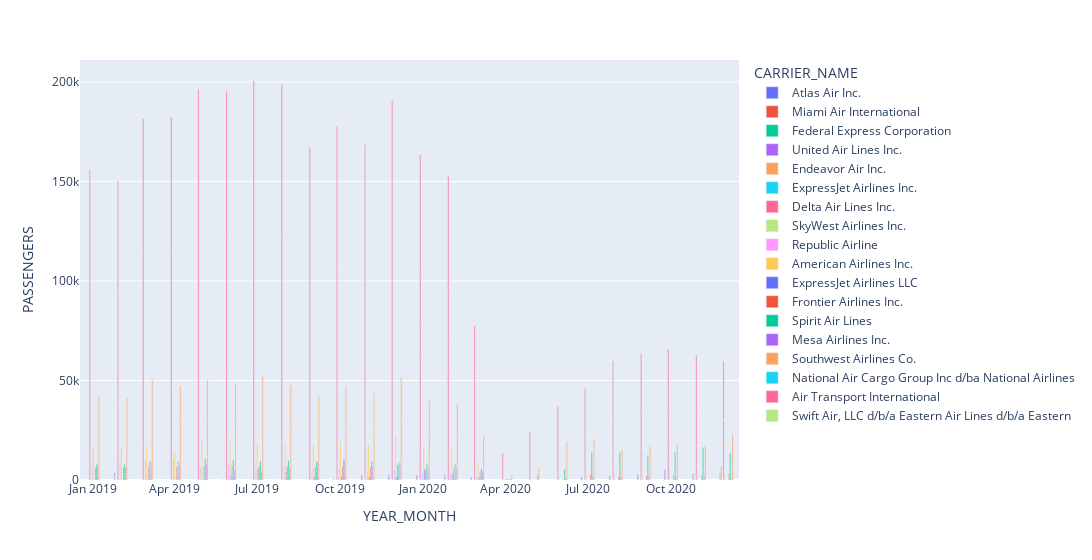

The notebook cell this image was saved under:
### Code cell
# Change the default stacking
import plotly.express as px
fig = px.bar(combine_Data, x="YEAR_MONTH", y="PASSENGERS",
             color='CARRIER_NAME', barmode='group', width= 1100)
fig.show()

### Figure 1 — Plotly figure (JSON) as saved in the notebook; plotly's stock layout.template omitted (floating-point values rounded to 4 significant figures)
{"data": [{"alignmentgroup": "True", "hovertemplate": "CARRIER_NAME=Atlas Air Inc.<br>YEAR_MONTH=%{x}<br>PASSENGERS=%{y}<extra></extra>", "legendgroup": "Atlas Air Inc.", "marker": {"color": "#636efa"}, "name": "Atlas Air Inc.", "offsetgroup": "Atlas Air Inc.", "orientation": "v", "showlegend": true, "textposition": "auto", "type": "bar", "x": ["2019-11-01T00:00:00"], "xaxis": "x", "y": [0], "yaxis": "y"}, {"alignmentgroup": "True", "hovertemplate": "CARRIER_NAME=Miami Air International<br>YEAR_MONTH=%{x}<br>PASSENGERS=%{y}<extra></extra>", "legendgroup": "Miami Air International", "marker": {"color": "#EF553B"}, "name": "Miami Air International", "offsetgroup": "Miami Air International", "orientation": "v", "showlegend": true, "textposition": "auto", "type": "bar", "x": ["2019-12-01T00:00:00", "2019-11-01T00:00:00"], "xaxis": "x", "y": [0, 0], "yaxis": "y"}, {"alignmentgroup": "True", "hovertemplate": "CARRIER_NAME=Federal Express Corporation<br>YEAR_MONTH=%{x}<br>PASSENGERS=%{y}<extra></extra>", "legendgroup": "Federal Express Corporation", "marker": {"color": "#00cc96"}, "name": "Federal Express Corporation", "offsetgroup": "Federal Express Corporation", "orientation": "v", "showlegend": true, "textposition": "auto", "type": "bar", "x": ["2019-04-01T00:00:00", "2019-11-01T00:00:00", "2019-12-01T00:00:00", "2019-09-01T00:00:00", "2019-05-01T00:00:00"], "xaxis": "x", "y": [0, 0, 0, 0, 0], "yaxis": "y"}, {"alignmentgroup": "True", "hovertemplate": "CARRIER_NAME=United Air Lines Inc.<br>YEAR_MONTH=%{x}<br>PASSENGERS=%{y}<extra></extra>", "legendgroup": "United Air Lines Inc.", "marker": {"color": "#ab63fa"}, "name": "United Air Lines Inc.", "offsetgroup": "United Air Lines Inc.", "orientation": "v", "showlegend": true, "textposition": "auto", "type": "bar", "x": ["2019-07-01T00:00:00", "2019-01-01T00:00:00", "2019-09-01T00:00:00", "2019-03-01T00:00:00", "2019-10-01T00:00:00", "2019-11-01T00:00:00", "2019-08-01T00:00:00", "2019-06-01T00:00:00", "2019-01-01T00:00:00", "2019-10-01T00:00:00", "2019-02-01T00:00:00", "2019-02-01T00:00:00", "2019-02-01T00:00:00", "2019-11-01T00:00:00", "2019-12-01T00:00:00", "2020-01-01T00:00:00", "2020-06-01T00:00:00", "2020-03-01T00:00:00", "2020-07-01T00:00:00", "2020-08-01T00:00:00", "2020-01-01T00:00:00", "2020-02-01T00:00:00", "2020-09-01T00:00:00", "2020-11-01T00:00:00", "2020-12-01T00:00:00", "2020-10-01T00:00:00"], "xaxis": "x", "y": [0, 0, 0, 4, 10, 47, 115, 121, 142, 493, 817, 1108, 1592, 2600, 2719, 3, 92, 1441, 1551, 2076, 2499, 2591, 2982, 3244, 3467, 5328], "yaxis": "y"}, {"alignmentgroup": "True", "hovertemplate": "CARRIER_NAME=Endeavor Air Inc.<br>YEAR_MONTH=%{x}<br>PASSENGERS=%{y}<extra></extra>", "legendgroup": "Endeavor Air Inc.", "marker": {"color": "#FFA15A"}, "name": "Endeavor Air Inc.", "offsetgroup": "Endeavor Air Inc.", "orientation": "v", "showlegend": true, "textposition": "auto", "type": "bar", "x": ["2019-06-01T00:00:00", "2020-11-01T00:00:00", "2020-12-01T00:00:00"], "xaxis": "x", "y": [10, 933, 7074], "yaxis": "y"}, {"alignmentgroup": "True", "hovertemplate": "CARRIER_NAME=ExpressJet Airlines Inc.<br>YEAR_MONTH=%{x}<br>PASSENGERS=%{y}<extra></extra>", "legendgroup": "ExpressJet Airlines Inc.", "marker": {"color": "#19d3f3"}, "name": "ExpressJet Airlines Inc.", "offsetgroup": "ExpressJet Airlines Inc.", "orientation": "v", "showlegend": true, "textposition": "auto", "type": "bar", "x": ["2019-02-01T00:00:00", "2019-01-01T00:00:00"], "xaxis": "x", "y": [45, 113], "yaxis": "y"}, {"alignmentgroup": "True", "hovertemplate": "CARRIER_NAME=Delta Air Lines Inc.<br>YEAR_MONTH=%{x}<br>PASSENGERS=%{y}<extra></extra>", "legendgroup": "Delta Air Lines Inc.", "marker": {"color": "#FF6692"}, "name": "Delta Air Lines Inc.", "offsetgroup": "Delta Air Lines Inc.", "orientation": "v", "showlegend": true, "textposition": "auto", "type": "bar", "x": ["2019-01-01T00:00:00", "2019-02-01T00:00:00", "2019-02-01T00:00:00", "2019-10-01T00:00:00", "2019-02-01T00:00:00", "2019-01-01T00:00:00", "2019-09-01T00:00:00", "2019-03-01T00:00:00", "2019-11-01T00:00:00", "2019-04-01T00:00:00", "2019-10-01T00:00:00", "2019-12-01T00:00:00", "2019-08-01T00:00:00", "2019-07-01T00:00:00", "2019-05-01T00:00:00", "2019-06-01T00:00:00", "2019-02-01T00:00:00", "2019-01-01T00:00:00", "2019-09-01T00:00:00", "2019-11-01T00:00:00", "2019-12-01T00:00:00", "2019-10-01T00:00:00", "2019-03-01T00:00:00", "2019-04-01T00:00:00", "2019-05-01T00:00:00", "2019-06-01T00:00:00", "2019-08-01T00:00:00", "2019-07-01T00:00:00", "2019-02-01T00:00:00", "2019-02-01T00:00:00", "2019-01-01T00:00:00", "2019-02-01T00:00:00", "2019-03-01T00:00:00", "2019-04-01T00:00:00", "2019-05-01T00:00:00", "2019-06-01T00:00:00", "2019-07-01T00:00:00", "2019-08-01T00:00:00", "2019-11-01T00:00:00", "2019-09-01T00:00:00", "2019-03-01T00:00:00", "2019-04-01T00:00:00", "2019-09-01T00:00:00", "2019-10-01T00:00:00", "2019-10-01T00:00:00", "2019-11-01T00:00:00", "2019-07-01T00:00:00", "2019-06-01T00:00:00", "2019-05-01T00:00:00", "2019-08-01T00:00:00", "2019-12-01T00:00:00", "2019-12-01T00:00:00", "2020-01-01T00:00:00", "2020-10-01T00:00:00", "2020-02-01T00:00:00", "2020-04-01T00:00:00", "2020-12-01T00:00:00", "2020-04-01T00:00:00", "2020-05-01T00:00:00", "2020-06-01T00:00:00", "2020-05-01T00:00:00", "2020-07-01T00:00:00", "2020-04-01T00:00:00", "2020-06-01T00:00:00", "2020-07-01T00:00:00", "2020-08-01T00:00:00", "2020-05-01T00:00:00", "2020-03-01T00:00:00", "2020-09-01T00:00:00", "2020-11-01T00:00:00", "2020-08-01T00:00:00", "2020-03-01T00:00:00", "2020-10-01T00:00:00", "2020-09-01T00:00:00", "2020-10-01T00:00:00", "2020-11-01T00:00:00", "2020-04-01T00:00:00", "2020-06-01T00:00:00", "2020-12-01T00:00:00", "2020-03-01T00:00:00", "2020-02-01T00:00:00", "2020-07-01T00:00:00", "2020-11-01T00:00:00", "2020-01-01T00:00:00", "2020-04-01T00:00:00", "2020-12-01T00:00:00", "2020-08-01T00:00:00", "2020-10-01T00:00:00", "2020-09-01T00:00:00", "2020-05-01T00:00:00", "2020-03-01T00:00:00", "2020-02-01T00:00:00", "2020-01-01T00:00:00", "2020-06-01T00:00:00", "2020-07-01T00:00:00", "2020-08-01T00:00:00", "2020-09-01T00:00:00", "2020-10-01T00:00:00", "2020-11-01T00:00:00", "2020-12-01T00:00:00", "2020-02-01T00:00:00", "2020-01-01T00:00:00", "2020-12-01T00:00:00"], "xaxis": "x", "y": [60466, 51, 119, 151, 15290, 15695, 16777, 17410, 17449, 17597, 18135, 18323, 19158, 19560, 19959, 20865, 24193, 25073, 25623, 29337, 29656, 29805, 29959, 30490, 31271, 31551, 32889, 33109, 53509, 46, 54809, 56923, 66148, 65328, 70879, 70760, 75863, 71557, 67439, 67738, 68153, 68939, 57201, 58748, 71033, 54199, 71932, 72275, 74346, 75159, 64793, 77735, 60731, 110, 54819, 859, 859, 1671, 2497, 3342, 3693, 3741, 4319, 4878, 5037, 5716, 6462, 29447, 6817, 7134, 7692, 7793, 8059, 8357, 9355, 10167, 0, 12047, 12640, 14859, 14885, 15390, 16038, 16088, 6598, 16703, 17478, 18373, 19362, 11187, 25544, 26846, 27590, 16658, 21958, 28869, 29029, 29927, 29452, 128, 56010, 59187, 29356], "yaxis": "y"}, {"alignmentgroup": "True", "hovertemplate": "CARRIER_NAME=SkyWest Airlines Inc.<br>YEAR_MONTH=%{x}<br>PASSENGERS=%{y}<extra></extra>", "legendgroup": "SkyWest Airlines Inc.", "marker": {"color": "#B6E880"}, "name": "SkyWest Airlines Inc.", "offsetgroup": "SkyWest Airlines Inc.", "orientation": "v", "showlegend": true, "textposition": "auto", "type": "bar", "x": ["2019-01-01T00:00:00", "2019-04-01T00:00:00", "2019-08-01T00:00:00", "2019-10-01T00:00:00", "2019-12-01T00:00:00", "2019-06-01T00:00:00", "2019-05-01T00:00:00", "2019-09-01T00:00:00", "2019-11-01T00:00:00", "2020-04-01T00:00:00", "2020-01-01T00:00:00", "2020-03-01T00:00:00", "2020-02-01T00:00:00", "2020-07-01T00:00:00", "2020-08-01T00:00:00", "2020-06-01T00:00:00", "2020-09-01T00:00:00", "2020-11-01T00:00:00", "2020-10-01T00:00:00", "2020-12-01T00:00:00"], "xaxis": "x", "y": [55, 140, 663, 927, 940, 1147, 1310, 1543, 3055, 6, 632, 1131, 1210, 1316, 1390, 1504, 1700, 1734, 2132, 2609], "yaxis": "y"}, {"alignmentgroup": "True", "hovertemplate": "CARRIER_NAME=Republic Airline<br>YEAR_MONTH=%{x}<br>PASSENGERS=%{y}<extra></extra>", "legendgroup": "Republic Airline", "marker": {"color": "#FF97FF"}, "name": "Republic Airline", "offsetgroup": "Republic Airline", "orientation": "v", "showlegend": true, "textposition": "auto", "type": "bar", "x": ["2019-11-01T00:00:00", "2019-09-01T00:00:00", "2019-10-01T00:00:00", "2019-12-01T00:00:00", "2019-05-01T00:00:00", "2019-08-01T00:00:00", "2019-02-01T00:00:00", "2019-07-01T00:00:00", "2019-01-01T00:00:00", "2019-11-01T00:00:00", "2019-09-01T00:00:00", "2019-06-01T00:00:00", "2019-10-01T00:00:00", "2019-07-01T00:00:00", "2019-12-01T00:00:00", "2019-04-01T00:00:00", "2019-03-01T00:00:00", "2019-08-01T00:00:00", "2019-06-01T00:00:00", "2019-05-01T00:00:00", "2019-02-01T00:00:00", "2019-01-01T00:00:00", "2019-03-01T00:00:00", "2019-04-01T00:00:00", "2020-04-01T00:00:00", "2020-03-01T00:00:00", "2020-01-01T00:00:00", "2020-03-01T00:00:00", "2020-01-01T00:00:00", "2020-02-01T00:00:00"], "xaxis": "x", "y": [132, 350, 1058, 1674, 1815, 3155, 3163, 3426, 3436, 3612, 3662, 3711, 3738, 3753, 3839, 3868, 3947, 4099, 4306, 4700, 5668, 5885, 6080, 6420, 44, 97, 405, 1630, 3091, 3251], "yaxis": "y"}, {"alignmentgroup": "True", "hovertemplate": "CARRIER_NAME=American Airlines Inc.<br>YEAR_MONTH=%{x}<br>PASSENGERS=%{y}<extra></extra>", "legendgroup": "American Airlines Inc.", "marker": {"color": "#FECB52"}, "name": "American Airlines Inc.", "offsetgroup": "American Airlines Inc.", "orientation": "v", "showlegend": true, "textposition": "auto", "type": "bar", "x": ["2019-04-01T00:00:00", "2019-02-01T00:00:00", "2019-02-01T00:00:00", "2019-01-01T00:00:00", "2019-11-01T00:00:00", "2019-03-01T00:00:00", "2019-04-01T00:00:00", "2019-07-01T00:00:00", "2019-12-01T00:00:00", "2019-10-01T00:00:00", "2019-09-01T00:00:00", "2019-06-01T00:00:00", "2019-08-01T00:00:00", "2019-05-01T00:00:00", "2019-04-01T00:00:00", "2019-08-01T00:00:00", "2019-09-01T00:00:00", "2019-02-01T00:00:00", "2019-01-01T00:00:00", "2019-03-01T00:00:00", "2019-11-01T00:00:00", "2019-07-01T00:00:00", "2019-05-01T00:00:00", "2019-06-01T00:00:00", "2019-10-01T00:00:00", "2019-12-01T00:00:00", "2020-04-01T00:00:00", "2020-12-01T00:00:00", "2020-04-01T00:00:00", "2020-03-01T00:00:00", "2020-01-01T00:00:00", "2020-02-01T00:00:00", "2020-03-01T00:00:00", "2020-02-01T00:00:00", "2020-01-01T00:00:00"], "xaxis": "x", "y": [141, 184, 4391, 4776, 4994, 5013, 5083, 5696, 5754, 6138, 6196, 6552, 6777, 6884, 9038, 10775, 11405, 11666, 11898, 11902, 12324, 12611, 13159, 13159, 13378, 16698, 41, 66, 317, 2244, 4283, 4602, 6815, 12140, 12602], "yaxis": "y"}, {"alignmentgroup": "True", "hovertemplate": "CARRIER_NAME=ExpressJet Airlines LLC<br>YEAR_MONTH=%{x}<br>PASSENGERS=%{y}<extra></extra>", "legendgroup": "ExpressJet Airlines LLC", "marker": {"color": "#636efa"}, "name": "ExpressJet Airlines LLC", "offsetgroup": "ExpressJet Airlines LLC", "orientation": "v", "showlegend": true, "textposition": "auto", "type": "bar", "x": ["2019-11-01T00:00:00", "2019-12-01T00:00:00", "2019-09-01T00:00:00", "2019-10-01T00:00:00", "2019-06-01T00:00:00", "2019-08-01T00:00:00", "2019-07-01T00:00:00", "2020-05-01T00:00:00", "2020-04-01T00:00:00", "2020-03-01T00:00:00", "2020-02-01T00:00:00", "2020-01-01T00:00:00"], "xaxis": "x", "y": [1761, 1883, 1957, 2025, 2480, 4182, 5691, 121, 443, 1195, 2843, 5210], "yaxis": "y"}, {"alignmentgroup": "True", "hovertemplate": "CARRIER_NAME=Frontier Airlines Inc.<br>YEAR_MONTH=%{x}<br>PASSENGERS=%{y}<extra></extra>", "legendgroup": "Frontier Airlines Inc.", "marker": {"color": "#EF553B"}, "name": "Frontier Airlines Inc.", "offsetgroup": "Frontier Airlines Inc.", "orientation": "v", "showlegend": true, "textposition": "auto", "type": "bar", "x": ["2019-02-01T00:00:00", "2019-11-01T00:00:00", "2019-04-01T00:00:00", "2019-09-01T00:00:00", "2019-10-01T00:00:00", "2019-01-01T00:00:00", "2019-07-01T00:00:00", "2019-03-01T00:00:00", "2019-08-01T00:00:00", "2019-05-01T00:00:00", "2019-06-01T00:00:00", "2019-12-01T00:00:00", "2019-01-01T00:00:00", "2019-10-01T00:00:00", "2019-03-01T00:00:00", "2019-02-01T00:00:00", "2019-09-01T00:00:00", "2019-04-01T00:00:00", "2019-11-01T00:00:00", "2019-08-01T00:00:00", "2019-05-01T00:00:00", "2019-06-01T00:00:00", "2019-07-01T00:00:00", "2019-12-01T00:00:00", "2020-06-01T00:00:00", "2020-03-01T00:00:00", "2020-08-01T00:00:00", "2020-02-01T00:00:00", "2020-01-01T00:00:00", "2020-09-01T00:00:00", "2020-03-01T00:00:00", "2020-10-01T00:00:00", "2020-07-01T00:00:00", "2020-11-01T00:00:00", "2020-12-01T00:00:00", "2020-02-01T00:00:00", "2020-01-01T00:00:00"], "xaxis": "x", "y": [1856, 1938, 1946, 1959, 2039, 2068, 2096, 2158, 2171, 2177, 2187, 2396, 4134, 4369, 4379, 4416, 4426, 4546, 4744, 4784, 4842, 4939, 4947, 5160, 273, 1171, 1494, 1570, 1759, 2131, 2360, 2522, 2611, 2789, 3107, 3724, 3834], "yaxis": "y"}, {"alignmentgroup": "True", "hovertemplate": "CARRIER_NAME=Spirit Air Lines<br>YEAR_MONTH=%{x}<br>PASSENGERS=%{y}<extra></extra>", "legendgroup": "Spirit Air Lines", "marker": {"color": "#00cc96"}, "name": "Spirit Air Lines", "offsetgroup": "Spirit Air Lines", "orientation": "v", "showlegend": true, "textposition": "auto", "type": "bar", "x": ["2019-01-01T00:00:00", "2019-02-01T00:00:00", "2019-04-01T00:00:00", "2019-03-01T00:00:00", "2019-12-01T00:00:00", "2019-07-01T00:00:00", "2019-08-01T00:00:00", "2019-06-01T00:00:00", "2019-09-01T00:00:00", "2019-11-01T00:00:00", "2019-05-01T00:00:00", "2019-02-01T00:00:00", "2019-10-01T00:00:00", "2019-01-01T00:00:00", "2019-12-01T00:00:00", "2019-09-01T00:00:00", "2019-11-01T00:00:00", "2019-10-01T00:00:00", "2019-07-01T00:00:00", "2019-06-01T00:00:00", "2019-08-01T00:00:00", "2019-04-01T00:00:00", "2019-05-01T00:00:00", "2019-03-01T00:00:00", "2020-04-01T00:00:00", "2020-04-01T00:00:00", "2020-06-01T00:00:00", "2020-03-01T00:00:00", "2020-02-01T00:00:00", "2020-01-01T00:00:00", "2020-03-01T00:00:00", "2020-09-01T00:00:00", "2020-06-01T00:00:00", "2020-10-01T00:00:00", "2020-12-01T00:00:00", "2020-07-01T00:00:00", "2020-02-01T00:00:00", "2020-08-01T00:00:00", "2020-01-01T00:00:00", "2020-11-01T00:00:00", "2020-09-01T00:00:00", "2020-08-01T00:00:00", "2020-12-01T00:00:00", "2020-07-01T00:00:00", "2020-10-01T00:00:00", "2020-11-01T00:00:00"], "xaxis": "x", "y": [2774, 3237, 3470, 3552, 3690, 4037, 4135, 4313, 4332, 4439, 4689, 4744, 4859, 4870, 4984, 5058, 5165, 5343, 5482, 5691, 5699, 5819, 5948, 6150, 82, 421, 1319, 2490, 3096, 3141, 3228, 3555, 4002, 4129, 4208, 4528, 4760, 4827, 5235, 5299, 8849, 9105, 9245, 9257, 9883, 11092], "yaxis": "y"}, {"alignmentgroup": "True", "hovertemplate": "CARRIER_NAME=Mesa Airlines Inc.<br>YEAR_MONTH=%{x}<br>PASSENGERS=%{y}<extra></extra>", "legendgroup": "Mesa Airlines Inc.", "marker": {"color": "#ab63fa"}, "name": "Mesa Airlines Inc.", "offsetgroup": "Mesa Airlines Inc.", "orientation": "v", "showlegend": true, "textposition": "auto", "type": "bar", "x": ["2019-07-01T00:00:00", "2019-06-01T00:00:00", "2019-08-01T00:00:00", "2019-02-01T00:00:00", "2019-11-01T00:00:00", "2019-12-01T00:00:00", "2019-04-01T00:00:00", "2019-05-01T00:00:00", "2019-01-01T00:00:00", "2019-03-01T00:00:00", "2019-09-01T00:00:00", "2019-10-01T00:00:00", "2020-04-01T00:00:00", "2020-12-01T00:00:00", "2020-10-01T00:00:00", "2020-08-01T00:00:00", "2020-06-01T00:00:00", "2020-07-01T00:00:00", "2020-11-01T00:00:00", "2020-09-01T00:00:00", "2020-05-01T00:00:00", "2020-03-01T00:00:00", "2020-01-01T00:00:00", "2020-02-01T00:00:00"], "xaxis": "x", "y": [4439, 5007, 5857, 6471, 6562, 7654, 7762, 8150, 8198, 8602, 9225, 10180, 673, 1001, 1267, 1773, 1794, 1874, 1941, 2017, 2657, 4634, 5453, 6034], "yaxis": "y"}, {"alignmentgroup": "True", "hovertemplate": "CARRIER_NAME=Southwest Airlines Co.<br>YEAR_MONTH=%{x}<br>PASSENGERS=%{y}<extra></extra>", "legendgroup": "Southwest Airlines Co.", "marker": {"color": "#FFA15A"}, "name": "Southwest Airlines Co.", "offsetgroup": "Southwest Airlines Co.", "orientation": "v", "showlegend": true, "textposition": "auto", "type": "bar", "x": ["2019-09-01T00:00:00", "2019-11-01T00:00:00", "2019-08-01T00:00:00", "2019-10-01T00:00:00", "2019-12-01T00:00:00", "2019-02-01T00:00:00", "2019-01-01T00:00:00", "2019-05-01T00:00:00", "2019-06-01T00:00:00", "2019-04-01T00:00:00", "2019-07-01T00:00:00", "2019-03-01T00:00:00", "2019-02-01T00:00:00", "2019-01-01T00:00:00", "2019-11-01T00:00:00", "2019-10-01T00:00:00", "2019-02-01T00:00:00", "2019-09-01T00:00:00", "2019-04-01T00:00:00", "2019-09-01T00:00:00", "2019-01-01T00:00:00", "2019-03-01T00:00:00", "2019-06-01T00:00:00", "2019-08-01T00:00:00", "2019-04-01T00:00:00", "2019-07-01T00:00:00", "2019-05-01T00:00:00", "2019-12-01T00:00:00", "2019-06-01T00:00:00", "2019-11-01T00:00:00", "2019-05-01T00:00:00", "2019-03-01T00:00:00", "2019-08-01T00:00:00", "2019-07-01T00:00:00", "2019-12-01T00:00:00", "2019-10-01T00:00:00", "2020-12-01T00:00:00", "2020-11-01T00:00:00", "2020-05-01T00:00:00", "2020-10-01T00:00:00", "2020-04-01T00:00:00", "2020-04-01T00:00:00", "2020-09-01T00:00:00", "2020-04-01T00:00:00", "2020-05-01T00:00:00", "2020-08-01T00:00:00", "2020-05-01T00:00:00", "2020-08-01T00:00:00", "2020-11-01T00:00:00", "2020-03-01T00:00:00", "2020-07-01T00:00:00", "2020-06-01T00:00:00", "2020-09-01T00:00:00", "2020-06-01T00:00:00", "2020-10-01T00:00:00", "2020-12-01T00:00:00", "2020-07-01T00:00:00", "2020-08-01T00:00:00", "2020-03-01T00:00:00", "2020-02-01T00:00:00", "2020-01-01T00:00:00", "2020-06-01T00:00:00", "2020-07-01T00:00:00", "2020-03-01T00:00:00", "2020-09-01T00:00:00", "2020-10-01T00:00:00", "2020-11-01T00:00:00", "2020-02-01T00:00:00", "2020-01-01T00:00:00", "2020-12-01T00:00:00", "2020-02-01T00:00:00", "2020-01-01T00:00:00"], "xaxis": "x", "y": [8161, 8201, 8390, 8404, 10175, 11212, 11259, 11619, 11757, 12032, 12143, 12250, 13808, 13949, 16374, 16558, 16605, 16677, 16814, 17095, 17512, 17702, 17734, 18261, 18287, 18337, 19091, 19275, 19310, 19407, 19459, 20132, 21047, 21372, 21874, 22101, 42, 121, 147, 371, 694, 701, 750, 1087, 2290, 3726, 3970, 4436, 4571, 4749, 4872, 4925, 5022, 5544, 5609, 5822, 6742, 6998, 7080, 7433, 7974, 8844, 8944, 9956, 11141, 12385, 12525, 13173, 13990, 16826, 17636, 17877], "yaxis": "y"}, {"alignmentgroup": "True", "hovertemplate": "CARRIER_NAME=National Air Cargo Group Inc d/ba National Airlines<br>YEAR_MONTH=%{x}<br>PASSENGERS=%{y}<extra></extra>", "legendgroup": "National Air Cargo Group Inc d/ba National Airlines", "marker": {"color": "#19d3f3"}, "name": "National Air Cargo Group Inc d/ba National Airlines", "offsetgroup": "National Air Cargo Group Inc d/ba National Airlines", "orientation": "v", "showlegend": true, "textposition": "auto", "type": "bar", "x": ["2020-03-01T00:00:00"], "xaxis": "x", "y": [0], "yaxis": "y"}, {"alignmentgroup": "True", "hovertemplate": "CARRIER_NAME=Air Transport International<br>YEAR_MONTH=%{x}<br>PASSENGERS=%{y}<extra></extra>", "legendgroup": "Air Transport International", "marker": {"color": "#FF6692"}, "name": "Air Transport International", "offsetgroup": "Air Transport International", "orientation": "v", "showlegend": true, "textposition": "auto", "type": "bar", "x": ["2020-09-01T00:00:00"], "xaxis": "x", "y": [0], "yaxis": "y"}, {"alignmentgroup": "True", "hovertemplate": "CARRIER_NAME=Swift Air, LLC d/b/a Eastern Air Lines d/b/a Eastern<br>YEAR_MONTH=%{x}<br>PASSENGERS=%{y}<extra></extra>", "legendgroup": "Swift Air, LLC d/b/a Eastern Air Lines d/b/a Eastern", "marker": {"color": "#B6E880"}, "name": "Swift Air, LLC d/b/a Eastern Air Lines d/b/a Eastern", "offsetgroup": "Swift Air, LLC d/b/a Eastern Air Lines d/b/a Eastern", "orientation": "v", "showlegend": true, "textposition": "auto", "type": "bar", "x": ["2020-09-01T00:00:00"], "xaxis": "x", "y": [57], "yaxis": "y"}], "layout": {"barmode": "group", "legend": {"title": {"text": "CARRIER_NAME"}, "tracegroupgap": 0}, "margin": {"t": 60}, "width": 1100, "xaxis": {"anchor": "y", "domain": [0, 1], "title": {"text": "YEAR_MONTH"}}, "yaxis": {"anchor": "x", "domain": [0, 1], "title": {"text": "PASSENGERS"}}}}
